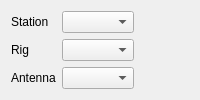
     <widget class="QWidget" name="myStationTab">
      <property name="sizePolicy">
       <sizepolicy hsizetype="Preferred" vsizetype="Maximum">
        <horstretch>0</horstretch>
        <verstretch>0</verstretch>
       </sizepolicy>
      </property>
      <attribute name="title">
       <string>M&amp;y Station</string>
      </attribute>
      <layout class="QHBoxLayout" name="horizontalLayout_3">
       <item>
        <layout class="QFormLayout" name="formLayout">
         <item row="0" column="0">
          <widget class="QLabel" name="stationProfileLabel">
           <property name="text">
            <string>Station</string>
           </property>
          </widget>
         </item>
         <item row="0" column="1">
          <widget class="QComboBox" name="stationProfileCombo">
           <property name="focusPolicy">
            <enum>Qt::ClickFocus</enum>
           </property>
           <property name="sizeAdjustPolicy">
            <enum>QComboBox::AdjustToContents</enum>
           </property>
          </widget>
         </item>
         <item row="1" column="0">
          <widget class="QLabel" name="rigLabel">
           <property name="text">
            <string>Rig</string>
           </property>
          </widget>
         </item>
         <item row="1" column="1">
          <widget class="QComboBox" name="rigEdit">
           <property name="sizePolicy">
            <sizepolicy hsizetype="Preferred" vsizetype="Fixed">
             <horstretch>0</horstretch>
             <verstretch>0</verstretch>
            </sizepolicy>
           </property>
           <property name="focusPolicy">
            <enum>Qt::ClickFocus</enum>
           </property>
           <property name="sizeAdjustPolicy">
            <enum>QComboBox::AdjustToContents</enum>
           </property>
          </widget>
         </item>
         <item row="2" column="0">
          <widget class="QLabel" name="antennaLabel">
           <property name="text">
            <string>Antenna</string>
           </property>
          </widget>
         </item>
         <item row="2" column="1">
          <widget class="QComboBox" name="antennaEdit">
           <property name="sizePolicy">
            <sizepolicy hsizetype="Preferred" vsizetype="Fixed">
             <horstretch>0</horstretch>
             <verstretch>0</verstretch>
            </sizepolicy>
           </property>
           <property name="focusPolicy">
            <enum>Qt::ClickFocus</enum>
           </property>
           <property name="sizeAdjustPolicy">
            <enum>QComboBox::AdjustToContents</enum>
           </property>
          </widget>
         </item>
        </layout>
       </item>
       <item>
        <spacer name="horizontalSpacer_2">
         <property name="orientation">
          <enum>Qt::Horizontal</enum>
         </property>
         <property name="sizeHint" stdset="0">
          <size>
           <width>40</width>
           <height>20</height>
          </size>
         </property>
        </spacer>
       </item>
      </layout>
     </widget>
